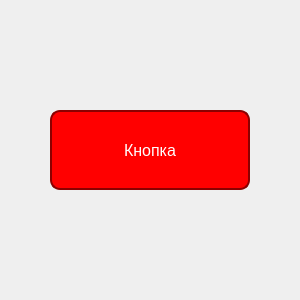
<?xml version="1.0" encoding="UTF-8"?>
<ui version="4.0">
 <class>MainWindow</class>
 <widget class="QMainWindow" name="MainWindow">
  <property name="geometry">
   <rect><x>0</x><y>0</y><width>300</width><height>300</height></rect>
  </property>
  <property name="windowTitle"><string>Red Button</string></property>
  <widget class="QWidget" name="centralwidget">
   <layout class="QVBoxLayout" name="verticalLayout">
    <item alignment="Qt::AlignCenter">
     <widget class="QPushButton" name="pushButton">
      <property name="minimumSize"><size><width>200</width><height>80</height></size></property>
      <property name="maximumSize"><size><width>200</width><height>80</height></size></property>
      <property name="styleSheet">
       <string notr="true">QPushButton {
    background-color: red;
    color: white;
    border: 2px solid darkred;
    border-radius: 10px;
    font-size: 16px;
}
QPushButton:pressed {
    background-color: darkred;
    border-style: inset;
}</string>
      </property>
      <property name="text"><string>Кнопка</string></property>
     </widget>
    </item>
   </layout>
  </widget>
 </widget>
 <resources/>
 <connections/>
</ui>
